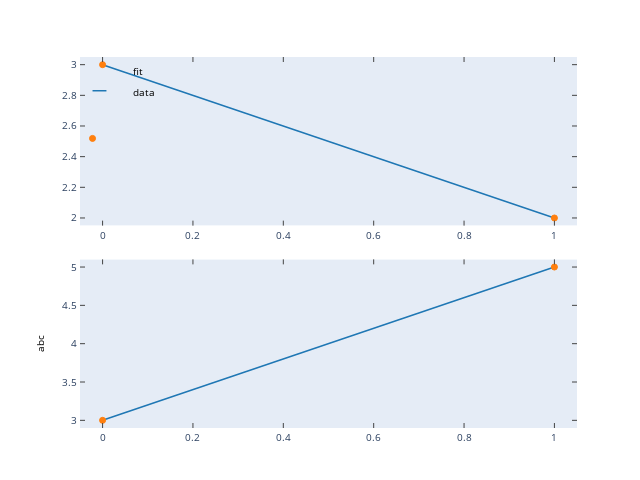

Here is the notebook cell this chart was saved with:
### Code cell
fig, ax = plt.subplots(2, 1)


ax[0].plot([0, 1], [3, 2], label="fit")
ax[0].plot([0, 1], [3, 2], ".", label="data")
ax[1].plot([0, 1], [3, 5], label="fit")
ax[1].plot([0, 1], [3, 5], ".", label="data")
ax[1].set_ylabel("abc")
ax[0].legend(loc=2)

# js = pltsave.dumps(fig).to_compresed_json()
# pltsave.loads(js)
# pyo.iplot_mpl(fig)

### Figure 1 — Plotly figure (JSON) as saved in the notebook; plotly's stock layout.template omitted (floating-point values rounded to 4 significant figures)
{"data": [{"line": {"color": "rgba (31, 119, 180, 1)", "dash": "solid", "width": 1.5}, "mode": "lines", "name": "fit", "type": "scatter", "x": [0, 1], "xaxis": "x", "y": [3, 2], "yaxis": "y"}, {"marker": {"color": "#FF7F0E", "line": {"color": "#FF7F0E", "width": 1}, "opacity": 1, "size": 6, "symbol": "circle"}, "mode": "markers", "name": "data", "type": "scatter", "x": [0, 1], "xaxis": "x", "y": [3, 2], "yaxis": "y"}, {"line": {"color": "rgba (31, 119, 180, 1)", "dash": "solid", "width": 1.5}, "mode": "lines", "name": "fit", "type": "scatter", "x": [0, 1], "xaxis": "x2", "y": [3, 5], "yaxis": "y2"}, {"marker": {"color": "#FF7F0E", "line": {"color": "#FF7F0E", "width": 1}, "opacity": 1, "size": 6, "symbol": "circle"}, "mode": "markers", "name": "data", "type": "scatter", "x": [0, 1], "xaxis": "x2", "y": [3, 5], "yaxis": "y2"}], "layout": {"annotations": [{"align": "left", "font": {"color": "#000000", "size": 10}, "opacity": 1, "showarrow": false, "text": "fit", "x": 0.1036, "xanchor": "left", "xref": "paper", "y": 0.9374, "yanchor": "bottom", "yref": "paper"}, {"align": "left", "font": {"color": "#000000", "size": 10}, "opacity": 1, "showarrow": false, "text": "data", "x": 0.1036, "xanchor": "left", "xref": "paper", "y": 0.8806, "yanchor": "bottom", "yref": "paper"}], "autosize": false, "height": 480, "hovermode": "closest", "margin": {"b": 52, "l": 80, "pad": 0, "r": 63, "t": 57}, "shapes": [{"line": {"color": "rgba (31, 119, 180, 1)", "dash": "solid", "width": 1.5}, "type": "line", "x0": 0.0252, "x1": 0.0532, "xref": "paper", "y0": 0.9091, "y1": 0.9091, "yref": "paper"}, {"fillcolor": "#FF7F0E", "line": {"color": "#FF7F0E", "width": 1}, "opacity": 1, "type": "circle", "x0": -3, "x1": 3, "xanchor": 0.0252, "xref": "paper", "xsizemode": "pixel", "y0": 3, "y1": 9, "yanchor": 0.7644, "yref": "paper", "ysizemode": "pixel"}], "showlegend": false, "width": 640, "xaxis": {"anchor": "y", "domain": [0, 1], "mirror": "ticks", "nticks": 8, "range": [-0.05, 1.05], "showgrid": false, "showline": true, "side": "bottom", "tickfont": {"size": 10}, "ticks": "inside", "type": "linear", "zeroline": false}, "xaxis2": {"anchor": "y2", "domain": [0, 1], "mirror": "ticks", "nticks": 8, "range": [-0.05, 1.05], "showgrid": false, "showline": true, "side": "bottom", "tickfont": {"size": 10}, "ticks": "inside", "type": "linear", "zeroline": false}, "yaxis": {"anchor": "x", "domain": [0.5455, 1], "mirror": "ticks", "nticks": 8, "range": [1.95, 3.05], "showgrid": false, "showline": true, "side": "left", "tickfont": {"size": 10}, "ticks": "inside", "type": "linear", "zeroline": false}, "yaxis2": {"anchor": "x2", "domain": [0, 0.4545], "mirror": "ticks", "nticks": 7, "range": [2.9, 5.1], "showgrid": false, "showline": true, "side": "left", "tickfont": {"size": 10}, "ticks": "inside", "title": {"font": {"color": "#000000", "size": 10}, "text": "abc"}, "type": "linear", "zeroline": false}}}
